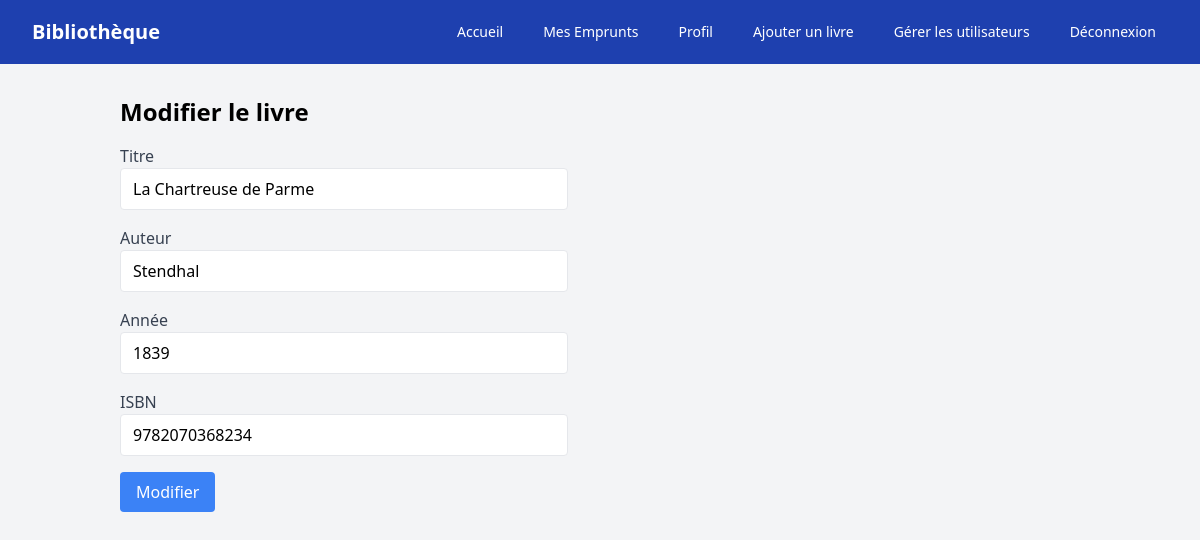
The page /?route=edit&id=11 (signed in) on the database its author committed.
### tables this page shows
CREATE TABLE livres (
  id INT AUTO_INCREMENT PRIMARY KEY,
  titre VARCHAR(255) NOT NULL,
  auteur VARCHAR(255) NOT NULL,
  annee INT NOT NULL,
  isbn VARCHAR(20) NOT NULL
);

### app/Controllers/LivreController.php (called while the page is built, shortened)
<?php
class LivreController
{
  private $livreModel;
  public function __construct($livreModel)
  {
    $this->livreModel = $livreModel;
  }
  public function edit($id)
  {
    $livre = $this->livreModel->getLivreById($id);
    require 'views/livres/edit.php';
  }
}

### app/Models/Livre.php (called while the page is built, shortened)
<?php
class Livre
{
  private $pdo;
  public function __construct($pdo)
  {
    $this->pdo = $pdo;
  }
  public function getLivreById($id)
  {
    $stmt = $this->pdo->prepare("
          SELECT * FROM livres WHERE id = :id
        ");
    $stmt->execute(['id' => $id]);
    return $stmt->fetch(PDO::FETCH_ASSOC);
  }
}

### views/livres/edit.php (the view, shortened to what this page needs)
<?php
require 'templates/header.php';
?>
<div class="container mx-auto p-4">
  <h1 class="text-2xl font-bold mb-4">Modifier le livre</h1>
  <form method="POST" class="max-w-md">
    <div class="mb-4">
      <label class="block text-gray-700">Titre</label>
      <input type="text" name="titre" value="<?= htmlspecialchars($livre['titre']) ?>" required class="w-full px-3 py-2 border rounded">
    </div>
    <div class="mb-4">
      <label class="block text-gray-700">Auteur</label>
      <input type="text" name="auteur" value="<?= htmlspecialchars($livre['auteur']) ?>" required class="w-full px-3 py-2 border rounded">
    </div>
    <div class="mb-4">
      <label class="block text-gray-700">Année</label>
      <input type="number" name="annee" value="<?= htmlspecialchars($livre['annee']) ?>" required class="w-full px-3 py-2 border rounded">
    </div>
    <div class="mb-4">
      <label class="block text-gray-700">ISBN</label>
      <input type="text" name="isbn" value="<?= htmlspecialchars($livre['isbn']) ?>" required class="w-full px-3 py-2 border rounded">
    </div>
    <button type="submit" class="bg-blue-500 text-white px-4 py-2 rounded hover:bg-blue-600">
      Modifier
    </button>
  </form>
</div>
<?php require 'templates/footer.php'; ?>

### rows shown on the page
livres: titre "La Chartreuse de Parme", auteur "Stendhal", annee "1839", isbn "9782070368234"
